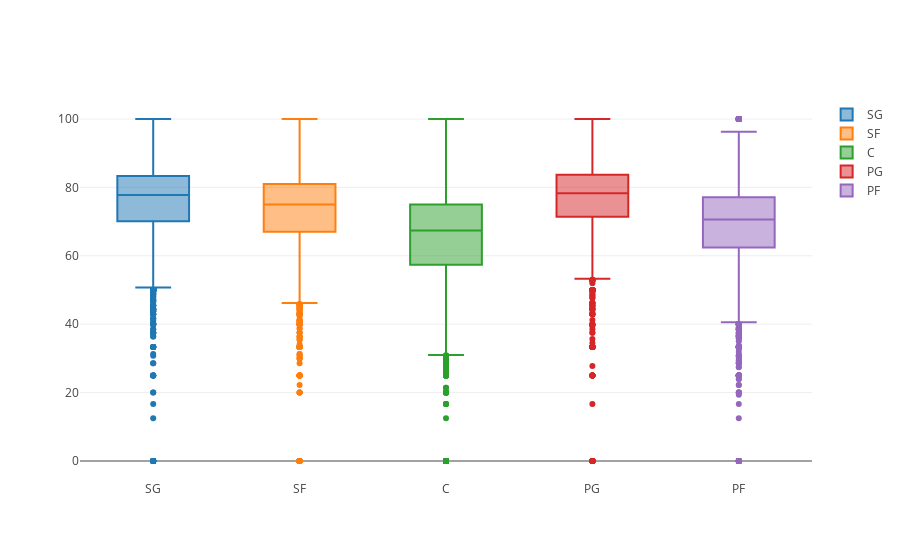

The notebook cell this image was saved under:
### Code cell
iplot(data, show_link = False)

### Figure 1 — Plotly figure (JSON) as saved in the notebook; plotly's stock layout.template omitted (floating-point values rounded to 4 significant figures; data arrays with more than 128 entries replaced by an {"elided": "..."} marker saying what was removed)
{"data": [{"name": "SG", "type": "box", "uid": "bda2a9a1-d7ef-418b-b241-f1cc420128e1", "y": {"elided": "4264 float values"}}, {"name": "SF", "type": "box", "uid": "1fe92ccb-94f1-4b4c-a187-86ce650682de", "y": {"elided": "4036 float values"}}, {"name": "C", "type": "box", "uid": "b5fdd544-5ea1-42b4-9540-0dca4c15f600", "y": {"elided": "3746 float values"}}, {"name": "PG", "type": "box", "uid": "31ccde45-9364-48ff-92f6-353ba8c55267", "y": {"elided": "4151 float values"}}, {"name": "PF", "type": "box", "uid": "eaceaf49-8d28-4f78-a75f-eaadf67e9418", "y": {"elided": "4375 float values"}}], "layout": {}}
